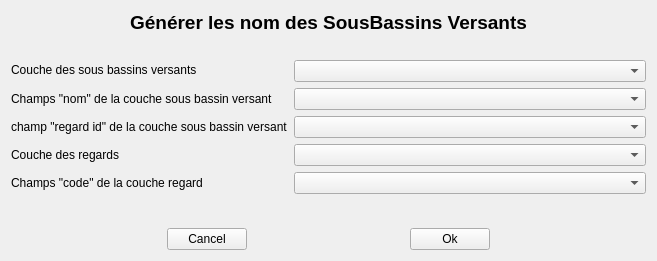
<?xml version="1.0" encoding="UTF-8"?>
<ui version="4.0">
 <class>generate_ssbv_name</class>
 <widget class="QWidget" name="generate_ssbv_name">
  <property name="geometry">
   <rect>
    <x>0</x>
    <y>0</y>
    <width>657</width>
    <height>261</height>
   </rect>
  </property>
  <property name="windowTitle">
   <string>Générer les nom des SousBassins Versants</string>
  </property>
  <layout class="QVBoxLayout" name="verticalLayout_2">
   <item>
    <widget class="QLabel" name="label_3">
     <property name="maximumSize">
      <size>
       <width>16777215</width>
       <height>50</height>
      </size>
     </property>
     <property name="text">
      <string>&lt;html&gt;&lt;head/&gt;&lt;body&gt;&lt;p align=&quot;center&quot;&gt;&lt;span style=&quot; font-size:14pt; font-weight:600;&quot;&gt;Générer les nom des SousBassins Versants&lt;/span&gt;&lt;/p&gt;&lt;/body&gt;&lt;/html&gt;</string>
     </property>
    </widget>
   </item>
   <item>
    <widget class="QSplitter" name="splitter">
     <property name="orientation">
      <enum>Qt::Horizontal</enum>
     </property>
     <widget class="QWidget" name="layoutWidget_2">
      <layout class="QVBoxLayout" name="verticalLayout">
       <item>
        <spacer name="verticalSpacer_3">
         <property name="orientation">
          <enum>Qt::Vertical</enum>
         </property>
         <property name="sizeType">
          <enum>QSizePolicy::Fixed</enum>
         </property>
         <property name="sizeHint" stdset="0">
          <size>
           <width>20</width>
           <height>20</height>
          </size>
         </property>
        </spacer>
       </item>
       <item>
        <layout class="QFormLayout" name="formLayout">
         <item row="0" column="0">
          <widget class="QLabel" name="label">
           <property name="maximumSize">
            <size>
             <width>16777215</width>
             <height>20</height>
            </size>
           </property>
           <property name="text">
            <string>Couche des sous bassins versants</string>
           </property>
          </widget>
         </item>
         <item row="1" column="0">
          <widget class="QLabel" name="label_2">
           <property name="text">
            <string>&lt;html&gt;&lt;head/&gt;&lt;body&gt;&lt;p&gt;Champs &amp;quot;nom&amp;quot; de la couche sous bassin versant&lt;/p&gt;&lt;/body&gt;&lt;/html&gt;</string>
           </property>
          </widget>
         </item>
         <item row="3" column="0">
          <widget class="QLabel" name="label_4">
           <property name="text">
            <string>Couche des regards</string>
           </property>
          </widget>
         </item>
         <item row="3" column="1">
          <widget class="QComboBox" name="cb_regard_layer"/>
         </item>
         <item row="1" column="1">
          <widget class="QComboBox" name="cb_field_ssbv_name"/>
         </item>
         <item row="0" column="1">
          <widget class="QComboBox" name="cb_ssbv_layer"/>
         </item>
         <item row="4" column="1">
          <widget class="QComboBox" name="cb_field_regard_code"/>
         </item>
         <item row="4" column="0">
          <widget class="QLabel" name="label_5">
           <property name="text">
            <string>Champs &quot;code&quot; de la couche regard</string>
           </property>
          </widget>
         </item>
         <item row="2" column="1">
          <widget class="QComboBox" name="cb_field_ssbv_regard_id"/>
         </item>
         <item row="2" column="0">
          <widget class="QLabel" name="label_6">
           <property name="text">
            <string>champ &quot;regard id&quot; de la couche sous bassin versant</string>
           </property>
          </widget>
         </item>
        </layout>
       </item>
       <item>
        <spacer name="verticalSpacer_2">
         <property name="orientation">
          <enum>Qt::Vertical</enum>
         </property>
         <property name="sizeHint" stdset="0">
          <size>
           <width>20</width>
           <height>40</height>
          </size>
         </property>
        </spacer>
       </item>
      </layout>
     </widget>
    </widget>
   </item>
   <item>
    <layout class="QHBoxLayout" name="horizontalLayout_2">
     <item>
      <spacer name="horizontalSpacer">
       <property name="orientation">
        <enum>Qt::Horizontal</enum>
       </property>
       <property name="sizeHint" stdset="0">
        <size>
         <width>40</width>
         <height>20</height>
        </size>
       </property>
      </spacer>
     </item>
     <item>
      <widget class="QPushButton" name="pb_cancel">
       <property name="text">
        <string>Cancel</string>
       </property>
      </widget>
     </item>
     <item>
      <spacer name="horizontalSpacer_2">
       <property name="orientation">
        <enum>Qt::Horizontal</enum>
       </property>
       <property name="sizeHint" stdset="0">
        <size>
         <width>40</width>
         <height>20</height>
        </size>
       </property>
      </spacer>
     </item>
     <item>
      <widget class="QPushButton" name="pb_ok">
       <property name="text">
        <string>Ok</string>
       </property>
      </widget>
     </item>
     <item>
      <spacer name="horizontalSpacer_3">
       <property name="orientation">
        <enum>Qt::Horizontal</enum>
       </property>
       <property name="sizeHint" stdset="0">
        <size>
         <width>40</width>
         <height>20</height>
        </size>
       </property>
      </spacer>
     </item>
    </layout>
   </item>
  </layout>
 </widget>
 <resources/>
 <connections/>
</ui>
